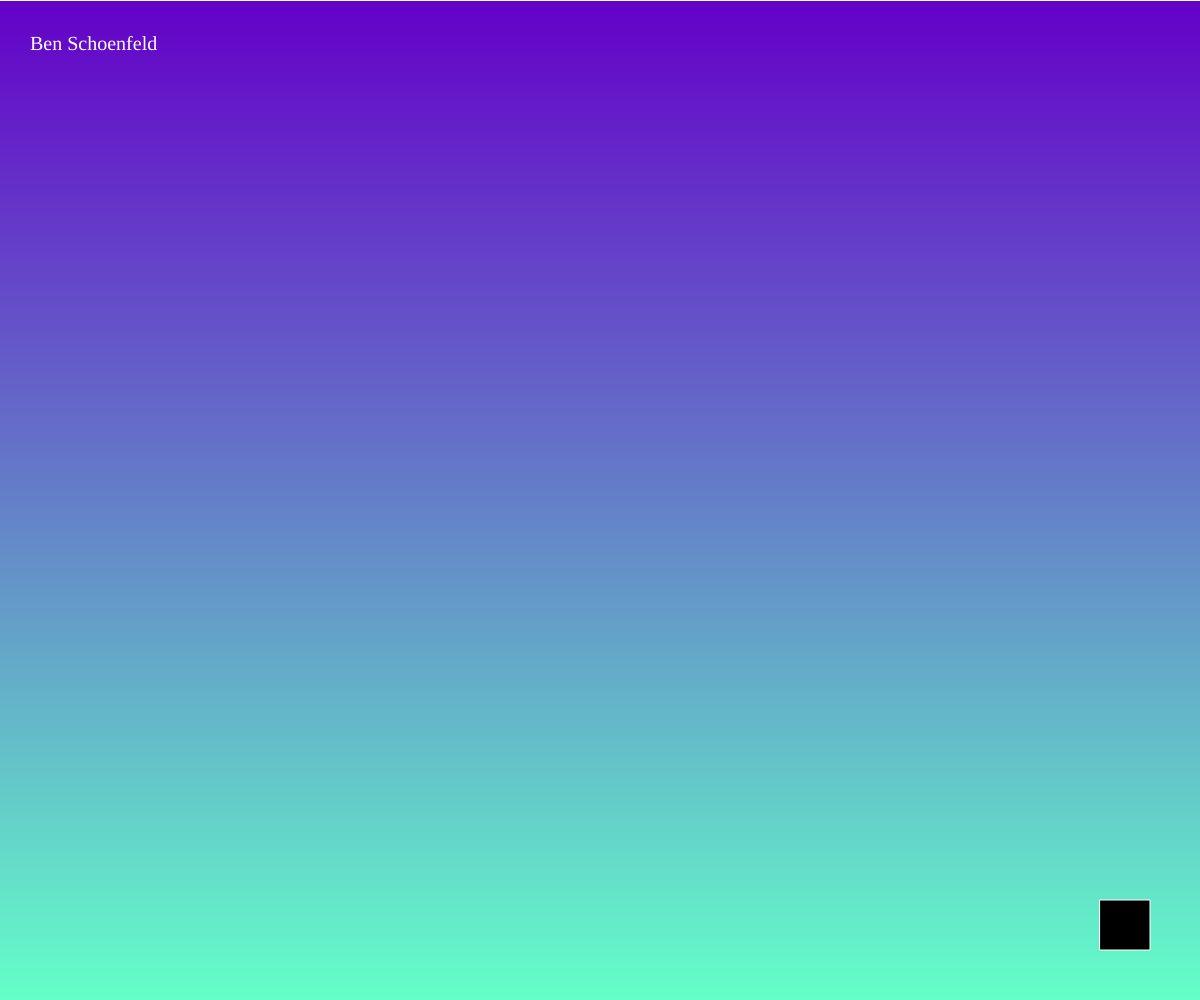
Frame 1 (no input)
Frame 60 (no input): identical to frame 1, image omitted
Frame 120 (the mouse pressed at the canvas centre since frame 60): identical to frame 1, image omitted

The p5.js sketch that drew this single still picture (run headless with seeded random() and noise() and a simulated clock; from frame 60 on, the mouse is pressed at the canvas centre):

// p5.js sketch
// ── sketch.js
// Primitive Paint Project
// Ben Schoenfeld
// May 10th, 2022

//Global Variables:
let extraCanvas;
let colValue = 0;


function setup() {
  createCanvas(windowWidth, windowHeight);
  extraCanvas = createGraphics(width, height);
}

function draw() {
  gradientBackground();
  changeColor();
  image(extraCanvas, 0, 0);
  drawName();
  colorPicker();
  wipeArt();
}

//allow the program to read the input from the user
function keyPressed() {
  print(key);
  if (key === 'a') {
    extraCanvas.fill(colValue);
    extraCanvas.rect(mouseX, mouseY, 50, 50);
  }
  if (key === 's') {
    extraCanvas.fill(colValue);
    extraCanvas.ellipse(mouseX, mouseY, 60, 60);

  }
  if (key === 'd') {
    extraCanvas.fill(colValue);
    extraCanvas.triangle(mouseX, mouseY, mouseX + 25, mouseY - 50,
      mouseX + 50, mouseY);
  }
}

//change colour with number keys
function changeColor() {
  
  if (key === '1' && keyIsPressed) {
    colValue = color( random(255), 0, 0);
    print(colValue);
  }
  if (key === '2' && keyIsPressed) {
    colValue = color(0, random(255), 0);
    print(colValue);
  }
  if (key === '3' && keyIsPressed) {
    colValue = color(0, 0, random(255));
    print(colValue);
  }
}

//add in a gradiented background
function gradientBackground() {
  let spacing = 1;
  noStroke();
  for (let y = height; y > 0; y -= spacing) {
    rect(0, y, width, spacing);
    let currentColour = map(y, 0, height, 0, 255);
    fill(100, currentColour, 200);
  }
}

//sign the canvas
function drawName(){
  noStroke();
  fill(255);
  textFont('Georgia');
  textSize(20);
  text('Ben Schoenfeld', 30, 50);

}

function colorPicker(){
  stroke(255);
  fill(colValue);
  rect( width - 100, height -100, 50, 50);
}

function wipeArt(){
  if (keyIsDown(32)){
    etraCanvas.clear();
    print("cleared")
  }
}
